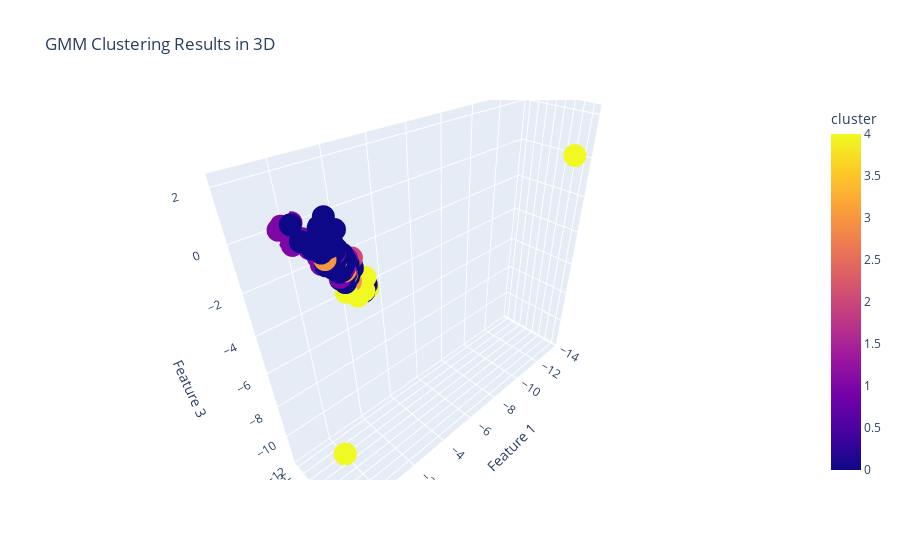

The notebook cell saved with this chart:
### Code cell
# Visualize the clustering results in 3D
fig = px.scatter_3d(
    df_mi, 
    x=features_scaled[:, 0], 
    y=features_scaled[:, 1], 
    z=features_scaled[:, 2], 
    color='cluster',
    title='GMM Clustering Results in 3D',
    labels={'x': 'Feature 1', 'y': 'Feature 2', 'z': 'Feature 3'}
)

# Show the plot
fig.show()

### Figure 1 — Plotly figure (JSON) as saved in the notebook; plotly's stock layout.template omitted (floating-point values rounded to 4 significant figures; data arrays with more than 128 entries replaced by an {"elided": "..."} marker saying what was removed)
{"data": [{"hovertemplate": "Feature 1=%{x}<br>Feature 2=%{y}<br>Feature 3=%{z}<br>cluster=%{marker.color}<extra></extra>", "legendgroup": "", "marker": {"color": {"elided": "210 int values"}, "coloraxis": "coloraxis", "symbol": "circle"}, "mode": "markers", "name": "", "scene": "scene", "showlegend": false, "type": "scatter3d", "x": {"elided": "210 float values"}, "y": {"elided": "210 float values"}, "z": {"elided": "210 float values"}}], "layout": {"coloraxis": {"colorbar": {"title": {"text": "cluster"}}, "colorscale": [[0, "#0d0887"], [0.1111, "#46039f"], [0.2222, "#7201a8"], [0.3333, "#9c179e"], [0.4444, "#bd3786"], [0.5556, "#d8576b"], [0.6667, "#ed7953"], [0.7778, "#fb9f3a"], [0.8889, "#fdca26"], [1, "#f0f921"]]}, "legend": {"tracegroupgap": 0}, "scene": {"domain": {"x": [0, 1], "y": [0, 1]}, "xaxis": {"title": {"text": "Feature 1"}}, "yaxis": {"title": {"text": "Feature 2"}}, "zaxis": {"title": {"text": "Feature 3"}}}, "title": {"text": "GMM Clustering Results in 3D"}}}
